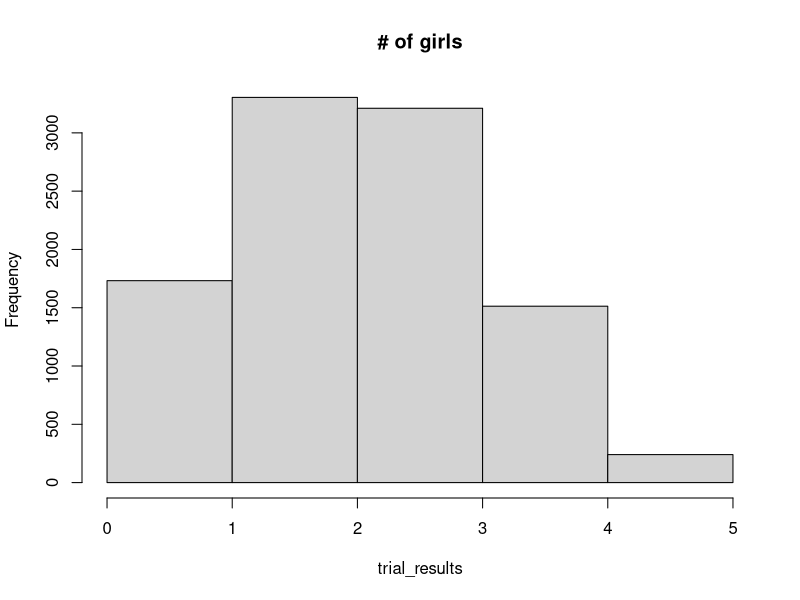

This chart was generated by the following R code:
## ---- chunk 1
N <- 10000
trial_results <- numeric(N)

# Constitute the set of 25 girls and 25 boys.
whole_class <- rep(c('girl', 'boy'), c(25, 25))

# Repeat the following steps N times.
for (i in 1:N) {

    # Shuffle the numbers
    shuffled <- sample(whole_class)

    # Take the first 5 numbers, call them c.
    c <- shuffled[1:5]

    # Count how many girls there are, put the result in d.
    d <- sum(c == 'girl')

    # Keep track of each trial result in z.
    trial_results[i] <- d

    # End the experiment, go back and repeat until all 1000 trials are
    # complete.
}

# Count the number of times we got four girls, put the result in k.
k <- sum(trial_results == 4)

# Convert to a proportion.
kk <- k / N

# Print the result.
message(kk)
## ---- chunk 2
# Do histogram, with one bin for each possible number.
hist(trial_results, breaks=0:max(trial_results), main='# of girls')
